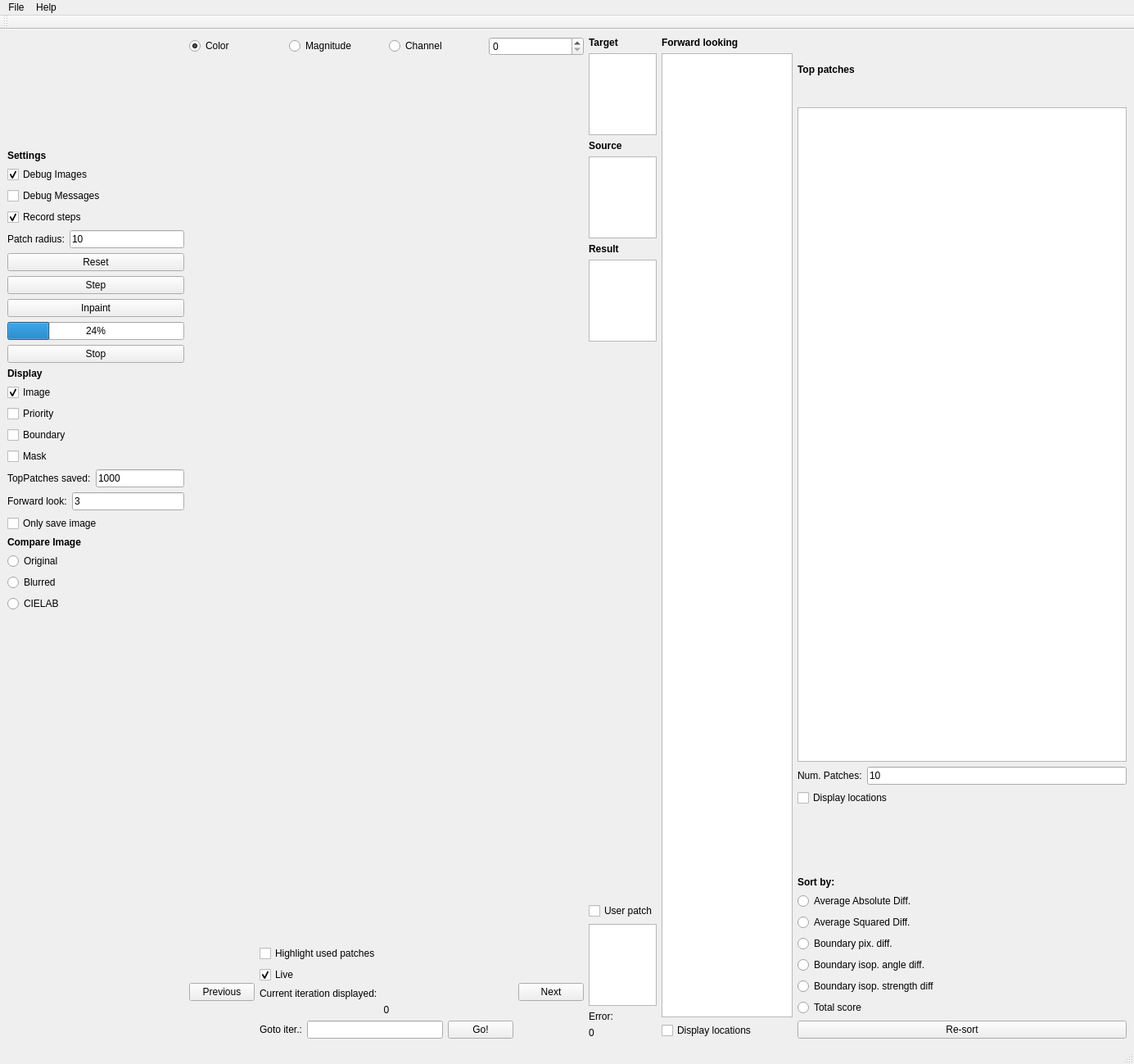
<?xml version="1.0" encoding="UTF-8"?>
<ui version="4.0">
 <class>PatchBasedInpaintingGUI</class>
 <widget class="QMainWindow" name="PatchBasedInpaintingGUI">
  <property name="geometry">
   <rect>
    <x>0</x>
    <y>0</y>
    <width>1385</width>
    <height>1299</height>
   </rect>
  </property>
  <property name="windowTitle">
   <string>Patch Based Inpainting</string>
  </property>
  <widget class="QWidget" name="centralwidget">
   <layout class="QGridLayout" name="gridLayout">
    <item row="0" column="0">
     <layout class="QHBoxLayout" name="horizontalLayout" stretch="0,6,1,2,5">
      <item>
       <layout class="QVBoxLayout" name="verticalLayout" stretch="0,0,0,0,0">
        <item>
         <layout class="QVBoxLayout" name="verticalLayout_4">
          <item>
           <spacer name="verticalSpacer_2">
            <property name="orientation">
             <enum>Qt::Vertical</enum>
            </property>
            <property name="sizeHint" stdset="0">
             <size>
              <width>20</width>
              <height>40</height>
             </size>
            </property>
           </spacer>
          </item>
          <item>
           <widget class="QLabel" name="label">
            <property name="font">
             <font>
              <weight>75</weight>
              <bold>true</bold>
             </font>
            </property>
            <property name="text">
             <string>Settings</string>
            </property>
           </widget>
          </item>
          <item>
           <widget class="QCheckBox" name="chkDebugImages">
            <property name="text">
             <string>Debug Images</string>
            </property>
            <property name="checked">
             <bool>true</bool>
            </property>
           </widget>
          </item>
          <item>
           <widget class="QCheckBox" name="chkDebugMessages">
            <property name="text">
             <string>Debug Messages</string>
            </property>
           </widget>
          </item>
          <item>
           <widget class="QCheckBox" name="chkRecordSteps">
            <property name="text">
             <string>Record steps</string>
            </property>
            <property name="checked">
             <bool>true</bool>
            </property>
           </widget>
          </item>
          <item>
           <layout class="QHBoxLayout" name="horizontalLayout_2">
            <item>
             <widget class="QLabel" name="label_6">
              <property name="text">
               <string>Patch radius:</string>
              </property>
             </widget>
            </item>
            <item>
             <widget class="QLineEdit" name="txtPatchRadius">
              <property name="text">
               <string>10</string>
              </property>
             </widget>
            </item>
           </layout>
          </item>
          <item>
           <widget class="QPushButton" name="btnReset">
            <property name="text">
             <string>Reset</string>
            </property>
           </widget>
          </item>
          <item>
           <widget class="QPushButton" name="btnStep">
            <property name="text">
             <string>Step</string>
            </property>
           </widget>
          </item>
          <item>
           <widget class="QPushButton" name="btnInpaint">
            <property name="text">
             <string>Inpaint</string>
            </property>
           </widget>
          </item>
          <item>
           <widget class="QProgressBar" name="progressBar">
            <property name="value">
             <number>24</number>
            </property>
           </widget>
          </item>
          <item>
           <widget class="QPushButton" name="btnStop">
            <property name="text">
             <string>Stop</string>
            </property>
           </widget>
          </item>
          <item>
           <layout class="QVBoxLayout" name="verticalLayout_5">
            <item>
             <widget class="QLabel" name="label_7">
              <property name="font">
               <font>
                <weight>75</weight>
                <bold>true</bold>
               </font>
              </property>
              <property name="text">
               <string>Display</string>
              </property>
             </widget>
            </item>
            <item>
             <widget class="QCheckBox" name="chkImage">
              <property name="text">
               <string>Image</string>
              </property>
              <property name="checked">
               <bool>true</bool>
              </property>
             </widget>
            </item>
            <item>
             <widget class="QCheckBox" name="chkPriority">
              <property name="text">
               <string>Priority</string>
              </property>
             </widget>
            </item>
            <item>
             <widget class="QCheckBox" name="chkBoundary">
              <property name="text">
               <string>Boundary</string>
              </property>
             </widget>
            </item>
            <item>
             <widget class="QCheckBox" name="chkMask">
              <property name="text">
               <string>Mask</string>
              </property>
             </widget>
            </item>
           </layout>
          </item>
         </layout>
        </item>
        <item>
         <layout class="QVBoxLayout" name="verticalLayout_9">
          <item>
           <layout class="QHBoxLayout" name="horizontalLayout_6">
            <item>
             <widget class="QLabel" name="lblNumberOfTopPatchesToSave">
              <property name="text">
               <string>TopPatches saved:</string>
              </property>
             </widget>
            </item>
            <item>
             <widget class="QLineEdit" name="txtNumberOfTopPatchesToSave">
              <property name="text">
               <string>1000</string>
              </property>
             </widget>
            </item>
           </layout>
          </item>
          <item>
           <layout class="QHBoxLayout" name="horizontalLayout_8">
            <item>
             <widget class="QLabel" name="label_5">
              <property name="text">
               <string>Forward look:</string>
              </property>
             </widget>
            </item>
            <item>
             <widget class="QLineEdit" name="txtNumberOfForwardLook">
              <property name="text">
               <string>3</string>
              </property>
             </widget>
            </item>
           </layout>
          </item>
         </layout>
        </item>
        <item>
         <widget class="QCheckBox" name="chkOnlySaveImage">
          <property name="text">
           <string>Only save image</string>
          </property>
         </widget>
        </item>
        <item>
         <layout class="QVBoxLayout" name="verticalLayout_11">
          <item>
           <widget class="QLabel" name="label_12">
            <property name="font">
             <font>
              <weight>75</weight>
              <bold>true</bold>
             </font>
            </property>
            <property name="text">
             <string>Compare Image</string>
            </property>
           </widget>
          </item>
          <item>
           <widget class="QRadioButton" name="radCompareOriginal">
            <property name="text">
             <string>Original</string>
            </property>
            <property name="checked">
             <bool>true</bool>
            </property>
           </widget>
          </item>
          <item>
           <widget class="QRadioButton" name="radCompareBlurred">
            <property name="text">
             <string>Blurred</string>
            </property>
           </widget>
          </item>
          <item>
           <widget class="QRadioButton" name="radCompareCIELAB">
            <property name="text">
             <string>CIELAB</string>
            </property>
           </widget>
          </item>
         </layout>
        </item>
        <item>
         <spacer name="verticalSpacer_3">
          <property name="orientation">
           <enum>Qt::Vertical</enum>
          </property>
          <property name="sizeHint" stdset="0">
           <size>
            <width>20</width>
            <height>40</height>
           </size>
          </property>
         </spacer>
        </item>
       </layout>
      </item>
      <item>
       <layout class="QVBoxLayout" name="verticalLayout_2" stretch="0,9,1">
        <item>
         <layout class="QHBoxLayout" name="horizontalLayout_10">
          <item>
           <widget class="QRadioButton" name="radDisplayColorImage">
            <property name="text">
             <string>Color</string>
            </property>
            <property name="checked">
             <bool>true</bool>
            </property>
           </widget>
          </item>
          <item>
           <widget class="QRadioButton" name="radDisplayMagnitudeImage">
            <property name="text">
             <string>Magnitude</string>
            </property>
           </widget>
          </item>
          <item>
           <widget class="QRadioButton" name="radDisplayChannel">
            <property name="text">
             <string>Channel</string>
            </property>
           </widget>
          </item>
          <item>
           <widget class="QSpinBox" name="spinChannelToDisplay"/>
          </item>
         </layout>
        </item>
        <item>
         <widget class="QVTKWidget" name="qvtkWidget"/>
        </item>
        <item>
         <layout class="QHBoxLayout" name="horizontalLayout_3">
          <item>
           <widget class="QPushButton" name="btnDisplayPreviousStep">
            <property name="text">
             <string>Previous</string>
            </property>
           </widget>
          </item>
          <item>
           <layout class="QVBoxLayout" name="verticalLayout_3">
            <item>
             <widget class="QCheckBox" name="chkHighlightUsedPatches">
              <property name="text">
               <string>Highlight used patches</string>
              </property>
             </widget>
            </item>
            <item>
             <widget class="QCheckBox" name="chkLive">
              <property name="text">
               <string>Live</string>
              </property>
              <property name="checked">
               <bool>true</bool>
              </property>
             </widget>
            </item>
            <item>
             <widget class="QLabel" name="label_2">
              <property name="text">
               <string>Current iteration displayed:</string>
              </property>
             </widget>
            </item>
            <item>
             <widget class="QLabel" name="lblCurrentIteration">
              <property name="text">
               <string>0</string>
              </property>
              <property name="alignment">
               <set>Qt::AlignCenter</set>
              </property>
             </widget>
            </item>
            <item>
             <layout class="QHBoxLayout" name="horizontalLayout_9">
              <item>
               <widget class="QLabel" name="label_14">
                <property name="text">
                 <string>Goto iter.:</string>
                </property>
               </widget>
              </item>
              <item>
               <widget class="QLineEdit" name="txtGoToIteration"/>
              </item>
              <item>
               <widget class="QPushButton" name="btnGoToIteration">
                <property name="text">
                 <string>Go!</string>
                </property>
               </widget>
              </item>
             </layout>
            </item>
           </layout>
          </item>
          <item>
           <widget class="QPushButton" name="btnDisplayNextStep">
            <property name="text">
             <string>Next</string>
            </property>
           </widget>
          </item>
         </layout>
        </item>
       </layout>
      </item>
      <item>
       <layout class="QVBoxLayout" name="verticalLayout_6">
        <item>
         <layout class="QHBoxLayout" name="horizontalLayout_4">
          <item>
           <widget class="QLabel" name="label_4">
            <property name="font">
             <font>
              <weight>75</weight>
              <bold>true</bold>
             </font>
            </property>
            <property name="text">
             <string>Target</string>
            </property>
           </widget>
          </item>
         </layout>
        </item>
        <item>
         <widget class="QGraphicsView" name="gfxTarget">
          <property name="enabled">
           <bool>true</bool>
          </property>
          <property name="maximumSize">
           <size>
            <width>100</width>
            <height>100</height>
           </size>
          </property>
          <property name="baseSize">
           <size>
            <width>50</width>
            <height>50</height>
           </size>
          </property>
          <property name="verticalScrollBarPolicy">
           <enum>Qt::ScrollBarAlwaysOff</enum>
          </property>
          <property name="horizontalScrollBarPolicy">
           <enum>Qt::ScrollBarAlwaysOff</enum>
          </property>
          <property name="backgroundBrush">
           <brush brushstyle="NoBrush">
            <color alpha="255">
             <red>0</red>
             <green>0</green>
             <blue>0</blue>
            </color>
           </brush>
          </property>
         </widget>
        </item>
        <item>
         <layout class="QHBoxLayout" name="horizontalLayout_5">
          <item>
           <widget class="QLabel" name="label_3">
            <property name="font">
             <font>
              <weight>75</weight>
              <bold>true</bold>
             </font>
            </property>
            <property name="text">
             <string>Source</string>
            </property>
           </widget>
          </item>
         </layout>
        </item>
        <item>
         <widget class="QGraphicsView" name="gfxSource">
          <property name="maximumSize">
           <size>
            <width>100</width>
            <height>100</height>
           </size>
          </property>
          <property name="baseSize">
           <size>
            <width>50</width>
            <height>50</height>
           </size>
          </property>
          <property name="verticalScrollBarPolicy">
           <enum>Qt::ScrollBarAlwaysOff</enum>
          </property>
          <property name="horizontalScrollBarPolicy">
           <enum>Qt::ScrollBarAlwaysOff</enum>
          </property>
          <property name="backgroundBrush">
           <brush brushstyle="NoBrush">
            <color alpha="255">
             <red>0</red>
             <green>0</green>
             <blue>0</blue>
            </color>
           </brush>
          </property>
         </widget>
        </item>
        <item>
         <widget class="QLabel" name="label_11">
          <property name="font">
           <font>
            <weight>75</weight>
            <bold>true</bold>
           </font>
          </property>
          <property name="text">
           <string>Result</string>
          </property>
         </widget>
        </item>
        <item>
         <widget class="QGraphicsView" name="gfxResult">
          <property name="maximumSize">
           <size>
            <width>100</width>
            <height>100</height>
           </size>
          </property>
          <property name="backgroundBrush">
           <brush brushstyle="NoBrush">
            <color alpha="255">
             <red>0</red>
             <green>0</green>
             <blue>0</blue>
            </color>
           </brush>
          </property>
         </widget>
        </item>
        <item>
         <spacer name="verticalSpacer">
          <property name="orientation">
           <enum>Qt::Vertical</enum>
          </property>
          <property name="sizeHint" stdset="0">
           <size>
            <width>20</width>
            <height>40</height>
           </size>
          </property>
         </spacer>
        </item>
        <item>
         <widget class="QCheckBox" name="chkDisplayUserPatch">
          <property name="text">
           <string>User patch</string>
          </property>
         </widget>
        </item>
        <item>
         <widget class="QGraphicsView" name="gfxUserPatch">
          <property name="maximumSize">
           <size>
            <width>100</width>
            <height>100</height>
           </size>
          </property>
         </widget>
        </item>
        <item>
         <widget class="QLabel" name="label_15">
          <property name="text">
           <string>Error:</string>
          </property>
         </widget>
        </item>
        <item>
         <widget class="QLabel" name="lblUserPatchError">
          <property name="text">
           <string>0</string>
          </property>
         </widget>
        </item>
       </layout>
      </item>
      <item>
       <layout class="QVBoxLayout" name="verticalLayout_7">
        <item>
         <widget class="QLabel" name="label_8">
          <property name="font">
           <font>
            <weight>75</weight>
            <bold>true</bold>
           </font>
          </property>
          <property name="text">
           <string>Forward looking</string>
          </property>
         </widget>
        </item>
        <item>
         <widget class="QTableView" name="ForwardLookTableView">
          <property name="selectionBehavior">
           <enum>QAbstractItemView::SelectRows</enum>
          </property>
         </widget>
        </item>
        <item>
         <widget class="QCheckBox" name="chkDisplayForwardLookPatchLocations">
          <property name="text">
           <string>Display locations</string>
          </property>
         </widget>
        </item>
       </layout>
      </item>
      <item>
       <layout class="QVBoxLayout" name="verticalLayout_8" stretch="1,0,0,1,1,1">
        <item>
         <widget class="QLabel" name="label_9">
          <property name="font">
           <font>
            <weight>75</weight>
            <bold>true</bold>
           </font>
          </property>
          <property name="text">
           <string>Top patches</string>
          </property>
         </widget>
        </item>
        <item>
         <widget class="QTableView" name="TopPatchesTableView">
          <property name="sizePolicy">
           <sizepolicy hsizetype="Expanding" vsizetype="Expanding">
            <horstretch>0</horstretch>
            <verstretch>10</verstretch>
           </sizepolicy>
          </property>
          <property name="selectionBehavior">
           <enum>QAbstractItemView::SelectRows</enum>
          </property>
          <attribute name="horizontalHeaderStretchLastSection">
           <bool>true</bool>
          </attribute>
         </widget>
        </item>
        <item>
         <layout class="QHBoxLayout" name="horizontalLayout_7">
          <item>
           <widget class="QLabel" name="label_10">
            <property name="text">
             <string>Num. Patches:</string>
            </property>
           </widget>
          </item>
          <item>
           <widget class="QLineEdit" name="txtNumberOfTopPatchesToDisplay">
            <property name="text">
             <string>10</string>
            </property>
           </widget>
          </item>
         </layout>
        </item>
        <item>
         <widget class="QCheckBox" name="chkDisplaySourcePatchLocations">
          <property name="text">
           <string>Display locations</string>
          </property>
         </widget>
        </item>
        <item>
         <spacer name="verticalSpacer_4">
          <property name="orientation">
           <enum>Qt::Vertical</enum>
          </property>
          <property name="sizeHint" stdset="0">
           <size>
            <width>20</width>
            <height>40</height>
           </size>
          </property>
         </spacer>
        </item>
        <item>
         <layout class="QVBoxLayout" name="verticalLayout_10">
          <item>
           <widget class="QLabel" name="label_13">
            <property name="font">
             <font>
              <weight>75</weight>
              <bold>true</bold>
             </font>
            </property>
            <property name="text">
             <string>Sort by:</string>
            </property>
           </widget>
          </item>
          <item>
           <widget class="QRadioButton" name="radSortByAverageAbsoluteDifference">
            <property name="text">
             <string>Average Absolute Diff.</string>
            </property>
           </widget>
          </item>
          <item>
           <widget class="QRadioButton" name="radSortByAverageSquaredDifference">
            <property name="text">
             <string>Average Squared Diff.</string>
            </property>
           </widget>
          </item>
          <item>
           <widget class="QRadioButton" name="radSortByBoundaryPixelDifference">
            <property name="text">
             <string>Boundary pix. diff.</string>
            </property>
           </widget>
          </item>
          <item>
           <widget class="QRadioButton" name="radSortByBoundaryIsophoteAngleDifference">
            <property name="text">
             <string>Boundary isop. angle diff.</string>
            </property>
           </widget>
          </item>
          <item>
           <widget class="QRadioButton" name="radSortByBoundaryIsophoteStrengthDifference">
            <property name="text">
             <string>Boundary isop. strength diff</string>
            </property>
           </widget>
          </item>
          <item>
           <widget class="QRadioButton" name="radSortByTotalScore">
            <property name="text">
             <string>Total score</string>
            </property>
           </widget>
          </item>
          <item>
           <widget class="QPushButton" name="btnResort">
            <property name="text">
             <string>Re-sort</string>
            </property>
           </widget>
          </item>
         </layout>
        </item>
       </layout>
      </item>
     </layout>
    </item>
   </layout>
  </widget>
  <widget class="QMenuBar" name="menubar">
   <property name="geometry">
    <rect>
     <x>0</x>
     <y>0</y>
     <width>1385</width>
     <height>25</height>
    </rect>
   </property>
   <widget class="QMenu" name="menuLeft_Pane">
    <property name="title">
     <string>File</string>
    </property>
    <addaction name="actionOpen"/>
    <addaction name="actionFlipImageVertically"/>
    <addaction name="actionFlipImageHorizontally"/>
    <addaction name="actionSaveResult"/>
    <addaction name="actionQuit"/>
   </widget>
   <widget class="QMenu" name="menuHelp">
    <property name="title">
     <string>Help</string>
    </property>
    <addaction name="actionHelp"/>
   </widget>
   <addaction name="menuLeft_Pane"/>
   <addaction name="menuHelp"/>
  </widget>
  <widget class="QStatusBar" name="statusbar"/>
  <widget class="QToolBar" name="toolBar">
   <property name="windowTitle">
    <string>toolBar</string>
   </property>
   <attribute name="toolBarArea">
    <enum>TopToolBarArea</enum>
   </attribute>
   <attribute name="toolBarBreak">
    <bool>false</bool>
   </attribute>
  </widget>
  <action name="actionOpen">
   <property name="text">
    <string>Open</string>
   </property>
  </action>
  <action name="actionSavePointsLeft">
   <property name="text">
    <string>Save Points</string>
   </property>
  </action>
  <action name="actionSavePointsRight">
   <property name="text">
    <string>Save Points</string>
   </property>
  </action>
  <action name="actionOpenImageRight">
   <property name="text">
    <string>Open Image</string>
   </property>
  </action>
  <action name="actionLoadPointsLeft">
   <property name="text">
    <string>Load Points</string>
   </property>
  </action>
  <action name="actionLoadPointsRight">
   <property name="text">
    <string>Load Points</string>
   </property>
  </action>
  <action name="actionHelp">
   <property name="text">
    <string>Help</string>
   </property>
  </action>
  <action name="actionQuit">
   <property name="text">
    <string>Quit</string>
   </property>
  </action>
  <action name="actionOpenPointCloudLeft">
   <property name="text">
    <string>Open PointCloud</string>
   </property>
  </action>
  <action name="actionOpenPointCloudRight">
   <property name="text">
    <string>Open PointCloud</string>
   </property>
  </action>
  <action name="actionFlipImageVertically">
   <property name="text">
    <string>Flip Image Vertically</string>
   </property>
  </action>
  <action name="actionFlipRightImage">
   <property name="text">
    <string>Flip Right Image</string>
   </property>
  </action>
  <action name="actionSaveResult">
   <property name="text">
    <string>Save Result</string>
   </property>
  </action>
  <action name="actionOpenMask">
   <property name="text">
    <string>Open Mask</string>
   </property>
  </action>
  <action name="actionOpenMaskInverted">
   <property name="text">
    <string>Open Mask Inverted</string>
   </property>
  </action>
  <action name="actionFlipImageHorizontally">
   <property name="text">
    <string>Flip Image Horizontally</string>
   </property>
  </action>
 </widget>
 <customwidgets>
  <customwidget>
   <class>QVTKWidget</class>
   <extends>QWidget</extends>
   <header>QVTKWidget.h</header>
  </customwidget>
 </customwidgets>
 <resources/>
 <connections/>
</ui>
